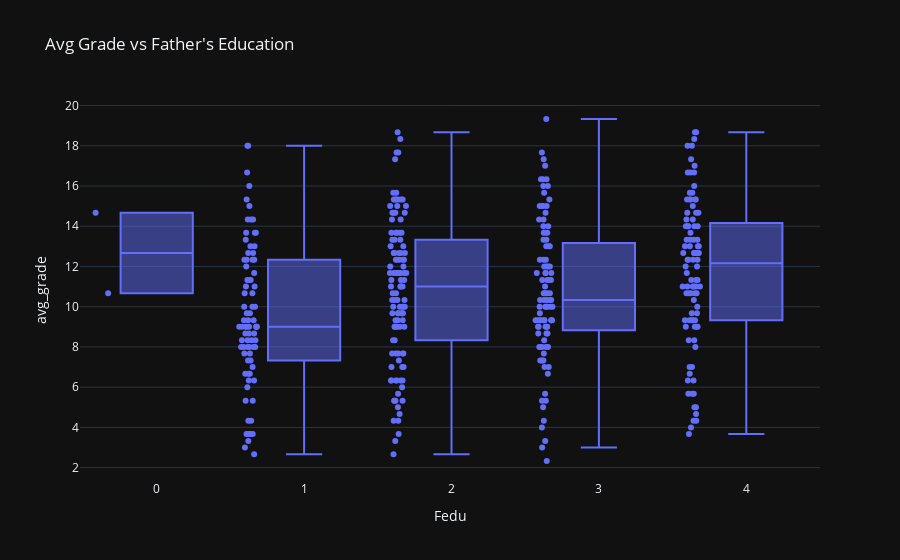

The cell this chart's notebook holds for it:
### Code cell
fig = px.box(df, x="Fedu", y="avg_grade", points="all", title="Avg Grade vs Father's Education")
fig.show()

### Figure 1 — Plotly figure (JSON) as saved in the notebook; plotly's stock layout.template omitted (floating-point values rounded to 4 significant figures; data arrays with more than 128 entries replaced by an {"elided": "..."} marker saying what was removed)
{"data": [{"alignmentgroup": "True", "boxpoints": "all", "hovertemplate": "Fedu=%{x}<br>avg_grade=%{y}<extra></extra>", "legendgroup": "", "marker": {"color": "#636efa"}, "name": "", "notched": false, "offsetgroup": "", "orientation": "v", "showlegend": false, "x": {"elided": "395 int values"}, "x0": " ", "xaxis": "x", "y": {"elided": "395 float values"}, "y0": " ", "yaxis": "y", "type": "box"}], "layout": {"xaxis": {"anchor": "y", "domain": [0.0, 1.0], "title": {"text": "Fedu"}}, "yaxis": {"anchor": "x", "domain": [0.0, 1.0], "title": {"text": "avg_grade"}}, "legend": {"tracegroupgap": 0}, "title": {"text": "Avg Grade vs Father's Education"}, "boxmode": "group"}}
